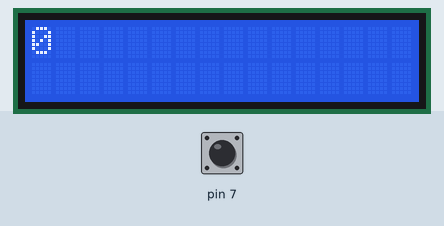
A sketch run on a simulated Arduino Uno, built with avr-gcc and run on an emulated ATmega328P. Parts: 16×2 character LCD. The inputs (shaded band) are chosen by the test bench; at power-on: pin 7 HIGH. What the sketch prints to the serial monitor is not drawn.

Above: at 1.2 s.
1.3 s: pin 7 pulled LOW for 0.15 s
At 2.3 s:
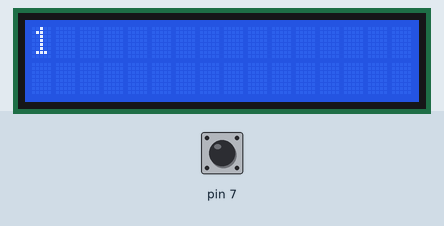
2.9 s: pin 7 pulled LOW for 3.2 s
At 3.7 s:
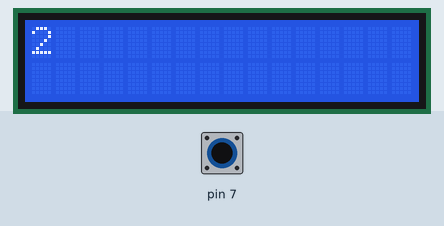
7.6 s: pin 7 pulled LOW for 1 s
At 8.0 s:
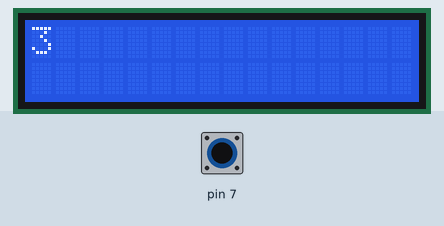
10.1 s: pin 7 pulled LOW for 0.15 s
At 11.0 s:
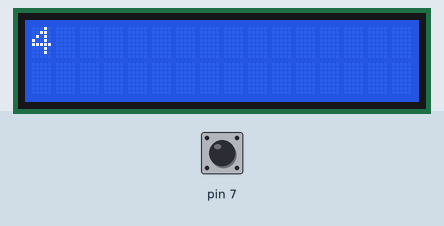
Timing chart, 0 to 12.7 s (numbered marks = the images above; inputs shaded):
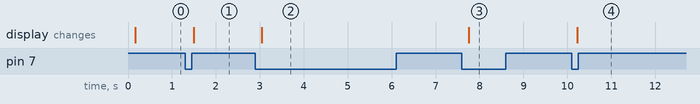

Measured:
- after the input at 1.3 s, the display: changes after 0.20 s (image 1)
- after the input at 2.9 s, the display: changes after 0.14 s (image 2)
- after the input at 7.6 s, the display: changes after 0.16 s (image 3)
- after the input at 10.1 s, the display: changes after 0.12 s (image 4)

The sketch:

Q17_sth_count.ino
```cpp
#include <LiquidCrystal.h>

int count = 0;
int flag = 0;

LiquidCrystal lcd(2,3,4,8,12,13);

void setup(){
  pinMode(7, INPUT_PULLUP);
  lcd.begin(16, 2);
  Serial.begin(9600);
}

void loop(){
  long int main_time = millis();
  //Serial.println(millis());
  if(main_time - millis() <= 5000){
    if(digitalRead(7) == LOW && flag == 0){
      count++;
      flag = 1;
    }
    else if(digitalRead(7) == HIGH)
      flag = 0;
    delay(100);
    lcd.clear();
    lcd.setCursor(0, 0);
    lcd.print(count);
   Serial.println(count);
  }
  else {

    count = 0;
    exit(0);
  }
}
```
